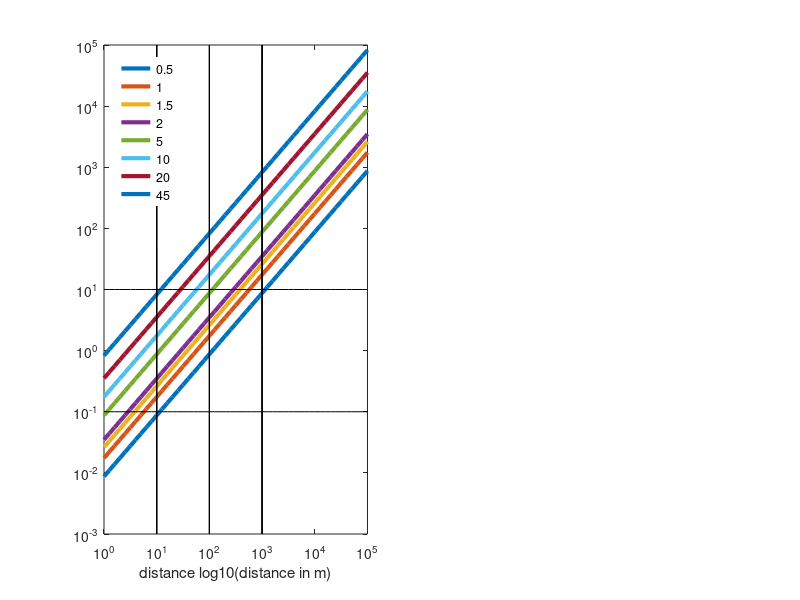

Reproduce this figure in MATLAB. (Note: this script raises an error after producing the figure.)

% plot how large should objects be so they generate a x degree visual angle
visual_angle=[0.5 1 1.5 2 5 10 20 45];
visual_angle_rad=visual_angle*pi/180;
moon_distance=384400*1000; % in m

max_exponent=ceil(log10(moon_distance));
max_exponent=5;
d=10.^(0:.1:max_exponent); % in meters
for i=1:length(visual_angle_rad)
    s(i,:)=2*d*tan(visual_angle_rad(i)/2);
end

figure('Color',[ 1 1 1],'Units','normalized','Position',[ 0 0 .8 .4]);

subplot(1,2,1)
plot(d,s,'LineWidth',3);hold on
plot(d,10*ones(size(d)),'k-')
plot(d,.1*ones(size(d)),'k-')
plot(10*ones(size(d)+3),[10^-3 10^-2 10^-1 d],'k-')
plot(100*ones(size(d)+3),[10^-3 10^-2 10^-1 d],'k-')
plot(1000*ones(size(d)+3),[10^-3 10^-2 10^-1 d],'k-')


for i=1:length(visual_angle)
    legendtext{i}=num2str(visual_angle(i));
end
legend(legendtext,'Location','NorthWest','box','off')
set (gca,'xscale','log') 
set (gca,'yscale','log') 
xlabel('distance log10(distance in m)');
ytitle=sprintf('size to generate %5.2 degree angle',visual_angle);
ylabel(ytitle)
set(gca,'FontSize',12)
colormap('hsv')

% titlestring=sprintf('tan of %5.2f [deg] visual angle=%5.6f',visual_angle,tan(visual_angle_rad));
% title(titlestring)
grid on
axis('square')
subplot(1,2,2)
bar(visual_angle,tan(visual_angle_rad));
xlabel('visual angle [deg])');
ylabel('tan(visual_angle(rad)')
grid on 
set(gca,'FontSize',12)
